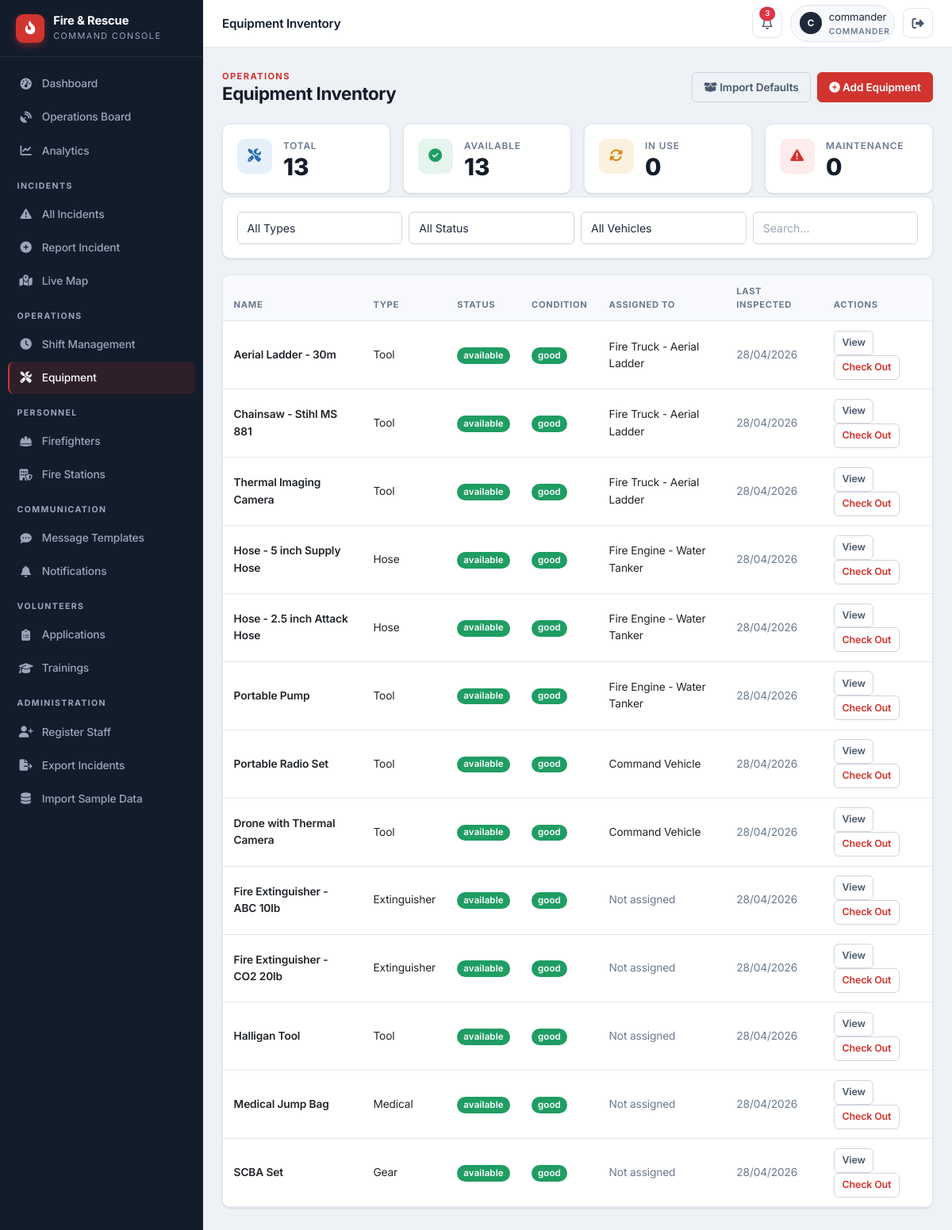
Page /staff/equipment (signed in) on the committed database.
### app/models/equipment.py (models this page shows)
class Equipment(db.Model):
    id = db.Column(db.Integer, primary_key=True)
    name = db.Column(db.String(100), nullable=False)
    type = db.Column(db.String(50))
    model = db.Column(db.String(100))
    serial_number = db.Column(db.String(50), unique=True)
    status = db.Column(db.String(20), default='available')
    condition = db.Column(db.String(20), default='good')
    last_inspected = db.Column(db.DateTime, nullable=True)
    next_inspection = db.Column(db.DateTime, nullable=True)
    vehicle_id = db.Column(db.Integer, db.ForeignKey('vehicle.id'), nullable=True)
    notes = db.Column(db.Text, nullable=True)
    vehicle = db.relationship('Vehicle', backref='equipment_list')

### app/models/vehicle.py (models this page shows)
class Vehicle(db.Model):
    id = db.Column(db.Integer, primary_key=True)
    type = db.Column(db.String(50))
    location = db.Column(db.String(200))
    latitude = db.Column(db.Float, nullable=True)
    longitude = db.Column(db.Float, nullable=True)
    last_updated = db.Column(db.DateTime, default=datetime.datetime.utcnow, onupdate=datetime.datetime.utcnow)
    speed = db.Column(db.Float, nullable=True)
    heading = db.Column(db.Integer, nullable=True)
    status = db.Column(db.String(20), default='station')
    station_id = db.Column(db.Integer, db.ForeignKey('fire_station.id'), nullable=True)
    current_incident_id = db.Column(db.Integer, db.ForeignKey('incident.id'), nullable=True)
    route_polyline = db.Column(db.Text, nullable=True)      # JSON list of [lat, lng] along the road
    route_started_at = db.Column(db.DateTime, nullable=True)  # when the vehicle began driving
    route_total_seconds = db.Column(db.Float, nullable=True)  # animation duration (sped up for demo)
    route_real_seconds = db.Column(db.Float, nullable=True)   # real OSRM driving time, for ETA display
    route_distance_m = db.Column(db.Float, nullable=True)     # real route distance in meters
    route_dest_lat = db.Column(db.Float, nullable=True)
    route_dest_lng = db.Column(db.Float, nullable=True)
    current_incident = db.relationship('Incident', foreign_keys=[current_incident_id])
    firefighters = db.relationship('Firefighter', backref='assigned_vehicle', lazy=True)

### app/routes/equipment.py (the view)
@equipment_bp.route('/staff/equipment')
@login_required
@role_required('dispatcher', 'commander')
def list_equipment():
    all_equipment = Equipment.query.all()
    vehicles = Vehicle.query.all()
    return render_template('staff/equipment/list.html',
                           equipment=all_equipment,
                           vehicles=vehicles)

### app/utils.py (called while the page is built)
def login_required(f):
    @wraps(f)
    def decorated_function(*args, **kwargs):
        if not session.get('logged_in'):
            flash('Please login to access the staff portal.', 'warning')
            return redirect(url_for('auth.staff_login'))
        return f(*args, **kwargs)
    return decorated_function

def role_required(*roles):
    def decorator(f):
        @wraps(f)
        def decorated_function(*args, **kwargs):
            if not session.get('logged_in'):
                flash('Please login to access the staff portal.', 'warning')
                return redirect(url_for('auth.staff_login'))
            if session.get('user_role') not in roles:
                flash('Unauthorized access. This incident has been logged.', 'danger')
                return redirect(url_for('dashboard.staff_dashboard'))
            return f(*args, **kwargs)
        return decorated_function
    return decorator

### app/templates/staff/equipment/list.html (shortened to what this page needs)
{% extends "staff/base.html" %}
{% block topbar_title %}Equipment Inventory{% endblock %}
{% block content %}
<div class="page-head">
    <div>
        <div class="eyebrow">Operations</div>
        <h1>Equipment Inventory</h1>
    </div>
    <div class="d-flex gap-2">
        <a href="{{ url_for('equipment.import_equipment') }}" class="btn btn-outline-secondary"><i class="fa-solid fa-box-open"></i> Import Defaults</a>
        <a href="{{ url_for('equipment.add_equipment') }}" class="btn btn-primary"><i class="fa-solid fa-circle-plus"></i> Add Equipment</a>
    </div>
</div>
<div class="row g-3 mb-1">
    <div class="col-6 col-xl-3"><div class="card stat-card mb-0"><div class="card-body"><div class="stat-tile">
        <div class="stat-icon is-info"><i class="fa-solid fa-screwdriver-wrench"></i></div>
        <div><div class="stat-label">Total</div><div class="stat-value">{{ equipment|length }}</div></div>
    </div></div></div></div>
    <div class="col-6 col-xl-3"><div class="card stat-card mb-0"><div class="card-body"><div class="stat-tile">
        <div class="stat-icon is-success"><i class="fa-solid fa-circle-check"></i></div>
        <div><div class="stat-label">Available</div><div class="stat-value">{{ equipment|selectattr('status', 'equalto', 'available')|list|length }}</div></div>
    </div></div></div></div>
    <div class="col-6 col-xl-3"><div class="card stat-card mb-0"><div class="card-body"><div class="stat-tile">
        <div class="stat-icon is-warning"><i class="fa-solid fa-rotate"></i></div>
        <div><div class="stat-label">In Use</div><div class="stat-value">{{ equipment|selectattr('status', 'equalto', 'in_use')|list|length }}</div></div>
    </div></div></div></div>
    <div class="col-6 col-xl-3"><div class="card stat-card mb-0"><div class="card-body"><div class="stat-tile">
        <div class="stat-icon is-accent"><i class="fa-solid fa-triangle-exclamation"></i></div>
        <div><div class="stat-label">Maintenance</div><div class="stat-value">{{ equipment|selectattr('status', 'in', ['maintenance', 'damaged'])|list|length }}</div></div>
    </div></div></div></div>
</div>
<div class="card">
    <div class="card-body">
        <div class="row g-2">
            <div class="col-md-3">
                <select class="form-select" id="typeFilter">
                    <option value="">All Types</option>
                </select>
            </div>
            <div class="col-md-3">
                <select class="form-select" id="statusFilter">
                    <option value="">All Status</option>
                </select>
            </div>
            <div class="col-md-3">
                <select class="form-select" id="vehicleFilter">
                    <option value="">All Vehicles</option>
                </select>
            </div>
            <div class="col-md-3"><input type="text" class="form-control" id="searchInput" placeholder="Search…"></div>
        </div>
    </div>
</div>
<div class="card mb-0">
    <div class="table-responsive">
        <table class="table table-hover mb-0">
            <thead><tr><th>Name</th><th>Type</th><th>Status</th><th>Condition</th><th>Assigned To</th><th>Last Inspected</th><th>Actions</th></tr></thead>
            <tbody id="equipmentTable">
                {% for e in equipment %}
                <tr class="equipment-row" data-type="{{ e.type }}" data-status="{{ e.status }}" data-vehicle="{{ e.vehicle_id or 'none' }}">
                    <td class="fw-semibold">{{ e.name }}</td>
                    <td class="text-capitalize">{{ e.type }}</td>
                    <td><span class="badge bg-{% if e.status == 'available' %}success{% elif e.status == 'in_use' %}primary{% elif e.status == 'maintenance' %}warning{% else %}secondary{% endif %}">{{ e.status }}</span></td>
                    <td><span class="badge bg-{% if e.condition == 'good' %}success{% elif e.condition == 'fair' %}info{% elif e.condition == 'poor' %}warning{% else %}secondary{% endif %}">{{ e.condition }}</span></td>
                    <td>{% if e.vehicle %}{{ e.vehicle.type }}{% else %}<span class="text-muted">Not assigned</span>{% endif %}</td>
                    <td class="text-muted">{% if e.last_inspected %}{{ e.last_inspected.strftime('%d/%m/%Y') }}{% else %}Never{% endif %}</td>
                    <td>
                        <a href="{{ url_for('equipment.detail', equipment_id=e.id) }}" class="btn btn-sm btn-outline-secondary">View</a>
                        {% if e.status == 'available' %}<a href="{{ url_for('equipment.checkout', equipment_id=e.id) }}" class="btn btn-sm btn-outline-primary">Check Out</a>{% endif %}
                    </td>
                </tr>
                {% endfor %}
            </tbody>
        </table>
    </div>
</div>
{% endblock %}

### app/static/css/theme.css (style rules this page uses)
:root { --bg: #eef1f5; --surface: #ffffff; --surface-2: #f7f9fc; --border: #e2e7ee; --border-strong: #cfd6e0; --ink: #131c2b; --ink-2: #1d2838; --ink-3: #2a3650; --ink-soft: #3a4860; --text: #1f2a3a; --text-2: #4a5870; --muted: #6b7a90; --on-dark: #e7ecf3; --on-dark-muted: #9aa7ba; --accent: #d1342f; --accent-dark: #ab2420; --accent-soft: #fdeceb; --success: #1f9d63; --success-soft: #e6f5ed; --warning: #d98a17; --warning-soft: #fbf1de; --info: #2b6cb0; --info-soft: #e6f0f9; --danger: #d1342f; --danger-soft: #fdeceb; --r-sm: 6px; --r: 10px; --r-lg: 14px; --shadow-xs: 0 1px 2px rgba(19, 28, 43, 0.06); --shadow-sm: 0 1px 3px rgba(19, 28, 43, 0.08), 0 1px 2px rgba(19, 28, 43, 0.04); --shadow-md: 0 4px 12px rgba(19, 28, 43, 0.08); --shadow-lg: 0 12px 28px rgba(19, 28, 43, 0.12); --sidebar-w: 256px; --topbar-h: 60px; --spacing-xs: 0.25rem; --spacing-sm: 0.5rem; --spacing-md: 1rem; --spacing-lg: 1.5rem; --spacing-xl: 2rem; --border-radius: var(--r); --border-radius-sm: var(--r-sm); --border-radius-lg: var(--r-lg); --primary-color: var(--accent); --secondary-color: var(--muted); --danger-color: var(--danger); }
* { box-sizing: border-box; }
html { -webkit-text-size-adjust: 100%; }
body { font-family: 'Inter', -apple-system, BlinkMacSystemFont, 'Segoe UI', Roboto, sans-serif; color: var(--text); background: var(--bg); font-size: 0.94rem; line-height: 1.55; letter-spacing: -0.01em; -webkit-font-smoothing: antialiased; text-rendering: optimizeLegibility; }
h1, h2, h3, h4, h5, h6 { color: var(--ink); font-weight: 700; letter-spacing: -0.02em; }
a { text-decoration: none; }
.text-muted { color: var(--muted) !important; }
.page-head { display: flex; align-items: center; justify-content: space-between; gap: 1rem; margin-bottom: 1.5rem; flex-wrap: wrap; }
.page-head h1, .page-head h2 { margin: 0; font-size: 1.4rem; font-weight: 700; }
.eyebrow { text-transform: uppercase; letter-spacing: 0.12em; font-size: 0.7rem; font-weight: 700; color: var(--accent); }

### app/static/css/main.css (style rules this page uses)
.card { border: 1px solid var(--border); border-radius: var(--r); box-shadow: var(--shadow-sm); background: var(--surface); margin-bottom: 1.25rem; }
.card-body { padding: 1.1rem; }
.stat-card { transition: transform 0.18s, box-shadow 0.18s; position: relative; overflow: hidden; }
.stat-tile { display: flex; align-items: flex-start; gap: 0.9rem; }
.stat-tile .stat-icon { width: 44px; height: 44px; border-radius: 10px; display: grid; place-items: center; font-size: 1.05rem; flex: 0 0 44px; }
.stat-tile .stat-icon.is-accent { background: var(--accent-soft); color: var(--accent); }
.stat-tile .stat-icon.is-info { background: var(--info-soft); color: var(--info); }
.stat-tile .stat-icon.is-success { background: var(--success-soft); color: var(--success); }
.stat-tile .stat-icon.is-warning { background: var(--warning-soft); color: var(--warning); }
.stat-tile .stat-label { font-size: 0.74rem; text-transform: uppercase; letter-spacing: 0.07em; color: var(--muted); font-weight: 600; }
.stat-tile .stat-value { font-size: 1.85rem; font-weight: 800; color: var(--ink); line-height: 1.05; margin-top: 0.1rem; }
.btn { border-radius: var(--r-sm); font-weight: 600; font-size: 0.85rem; padding: 0.5rem 0.9rem; transition: all 0.15s; border-width: 1px; }
.btn-sm { padding: 0.32rem 0.6rem; font-size: 0.78rem; }
.btn-primary, .btn-danger { background: var(--accent); border-color: var(--accent); color: #fff; }
.btn-outline-primary, .btn-outline-danger { color: var(--accent); border-color: var(--border-strong); background: var(--surface); }
.btn-outline-secondary { color: var(--text-2); border-color: var(--border-strong); }
.table { margin-bottom: 0; color: var(--text); font-size: 0.86rem; }
.table > thead > tr > th { background: var(--surface-2); color: var(--muted); text-transform: uppercase; font-size: 0.7rem; letter-spacing: 0.06em; font-weight: 700; border-bottom: 1px solid var(--border); padding: 0.7rem 0.85rem; }
.table > tbody > tr > td { padding: 0.72rem 0.85rem; vertical-align: middle; border-color: var(--border); }
.table-responsive { border-radius: var(--r); }
.form-control, .form-select { border-radius: var(--r-sm); border: 1px solid var(--border-strong); padding: 0.55rem 0.75rem; font-size: 0.88rem; color: var(--text); background: var(--surface); }
.form-control::placeholder { color: #9aa6b6; }
.badge { font-weight: 600; padding: 0.4em 0.7em; border-radius: 999px; font-size: 0.72rem; letter-spacing: 0.01em; }
.badge.bg-success { background: var(--success) !important; }

### rows in the picture
Equipment: name "Aerial Ladder - 30m", type "Tool", status "available", condition "good", vehicle.type "Fire Truck - Aerial Ladder", last_inspected "28/04/2026"
Equipment: name "Chainsaw - Stihl MS 881", type "Tool", status "available", condition "good", vehicle.type "Fire Truck - Aerial Ladder", last_inspected "28/04/2026"
Equipment: name "Thermal Imaging Camera", type "Tool", status "available", condition "good", vehicle.type "Fire Truck - Aerial Ladder", last_inspected "28/04/2026"
Equipment: name "Hose - 5 inch Supply Hose", type "Hose", status "available", condition "good", vehicle.type "Fire Engine - Water Tanker", last_inspected "28/04/2026"
Equipment: name "Hose - 2.5 inch Attack Hose", type "Hose", status "available", condition "good", vehicle.type "Fire Engine - Water Tanker", last_inspected "28/04/2026"
Equipment: name "Portable Pump", type "Tool", status "available", condition "good", vehicle.type "Fire Engine - Water Tanker", last_inspected "28/04/2026"
Equipment: name "Portable Radio Set", type "Tool", status "available", condition "good", vehicle.type "Command Vehicle", last_inspected "28/04/2026"
Equipment: name "Drone with Thermal Camera", type "Tool", status "available", condition "good", vehicle.type "Command Vehicle", last_inspected "28/04/2026"
Equipment: name "Fire Extinguisher - ABC 10lb", type "Extinguisher", status "available", condition "good", shows "Not assigned", last_inspected "28/04/2026"
Equipment: name "Fire Extinguisher - CO2 20lb", type "Extinguisher", status "available", condition "good", shows "Not assigned", last_inspected "28/04/2026"
Equipment: name "Halligan Tool", type "Tool", status "available", condition "good", shows "Not assigned", last_inspected "28/04/2026"
Equipment: name "Medical Jump Bag", type "Medical", status "available", condition "good", shows "Not assigned", last_inspected "28/04/2026"
Equipment: name "SCBA Set", type "Gear", status "available", condition "good", shows "Not assigned", last_inspected "28/04/2026"

### other values in the picture
{{ (session.user_name or '?')[0]|upper }} "C"
{{ session.user_name }} "commander"
{{ session.user_role }} "COMMANDER"
{{ equipment|length }} "13"
{{ equipment|selectattr('status', 'equalto', 'available')|list|length }} "13"
{{ equipment|selectattr('status', 'equalto', 'in_use')|list|length }} "0"
